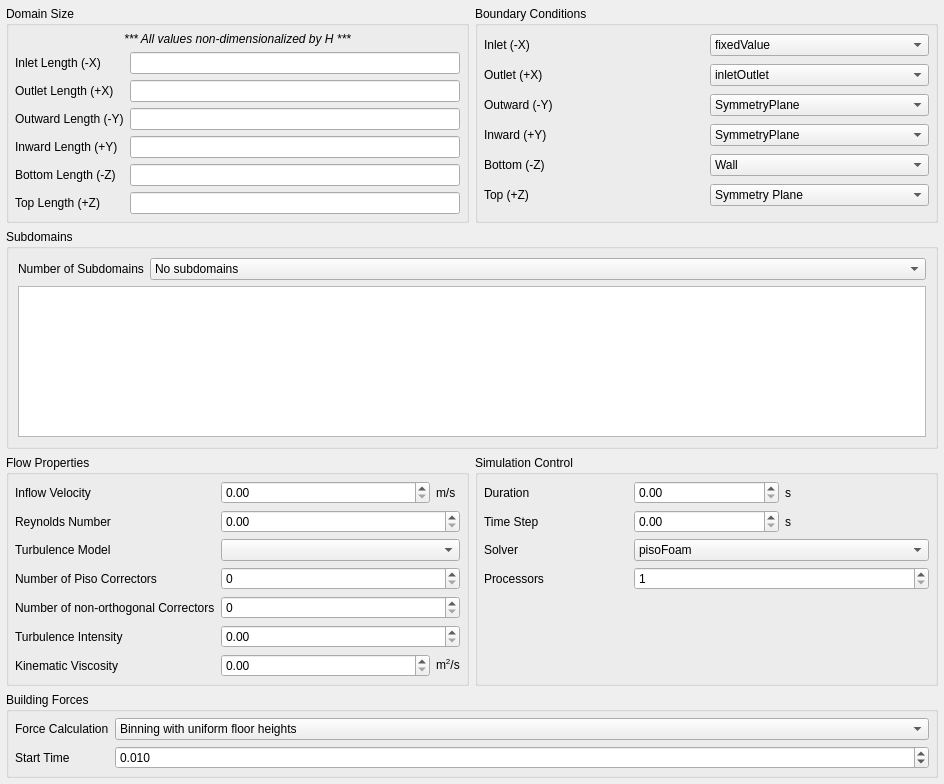
<?xml version="1.0" encoding="UTF-8"?>
<ui version="4.0">
 <class>BasicCFDv2</class>
 <widget class="QWidget" name="BasicCFDv2">
  <property name="geometry">
   <rect>
    <x>0</x>
    <y>0</y>
    <width>944</width>
    <height>784</height>
   </rect>
  </property>
  <property name="windowTitle">
   <string>Form</string>
  </property>
  <layout class="QGridLayout" name="gridLayout" columnstretch="1,1">
   <property name="leftMargin">
    <number>6</number>
   </property>
   <property name="topMargin">
    <number>6</number>
   </property>
   <property name="rightMargin">
    <number>6</number>
   </property>
   <property name="bottomMargin">
    <number>6</number>
   </property>
   <property name="verticalSpacing">
    <number>-1</number>
   </property>
   <item row="0" column="1">
    <widget class="QGroupBox" name="groupBox_2">
     <property name="title">
      <string>Boundary Conditions</string>
     </property>
     <layout class="QGridLayout" name="gridLayout_6" columnstretch="0,0">
      <property name="leftMargin">
       <number>6</number>
      </property>
      <property name="topMargin">
       <number>6</number>
      </property>
      <property name="rightMargin">
       <number>6</number>
      </property>
      <property name="bottomMargin">
       <number>6</number>
      </property>
      <item row="4" column="0">
       <widget class="QLabel" name="label_9">
        <property name="text">
         <string>Bottom (-Z)</string>
        </property>
       </widget>
      </item>
      <item row="3" column="0">
       <widget class="QLabel" name="label_8">
        <property name="text">
         <string>Inward (+Y)</string>
        </property>
       </widget>
      </item>
      <item row="2" column="1">
       <widget class="QComboBox" name="boundaryConditionYneg">
        <item>
         <property name="text">
          <string>SymmetryPlane</string>
         </property>
        </item>
        <item>
         <property name="text">
          <string>Wall</string>
         </property>
        </item>
       </widget>
      </item>
      <item row="3" column="1">
       <widget class="QComboBox" name="boundaryConditionYpos">
        <item>
         <property name="text">
          <string>SymmetryPlane</string>
         </property>
        </item>
        <item>
         <property name="text">
          <string>Wall</string>
         </property>
        </item>
       </widget>
      </item>
      <item row="1" column="0">
       <widget class="QLabel" name="label_12">
        <property name="text">
         <string>Outlet (+X)</string>
        </property>
       </widget>
      </item>
      <item row="2" column="0">
       <widget class="QLabel" name="label_7">
        <property name="text">
         <string>Outward (-Y)</string>
        </property>
       </widget>
      </item>
      <item row="5" column="0">
       <widget class="QLabel" name="label_10">
        <property name="text">
         <string>Top (+Z)</string>
        </property>
       </widget>
      </item>
      <item row="0" column="0">
       <widget class="QLabel" name="label_11">
        <property name="text">
         <string>Inlet (-X)</string>
        </property>
       </widget>
      </item>
      <item row="5" column="1">
       <widget class="QComboBox" name="boundaryConditionZpos">
        <item>
         <property name="text">
          <string>Symmetry Plane</string>
         </property>
        </item>
       </widget>
      </item>
      <item row="1" column="1">
       <widget class="QComboBox" name="boundaryConditionXpos">
        <item>
         <property name="text">
          <string>inletOutlet</string>
         </property>
        </item>
       </widget>
      </item>
      <item row="0" column="1">
       <widget class="QComboBox" name="boundaryConditionXneg">
        <item>
         <property name="text">
          <string>fixedValue</string>
         </property>
        </item>
       </widget>
      </item>
      <item row="4" column="1">
       <widget class="QComboBox" name="boundaryConditionZneg">
        <property name="currentIndex">
         <number>1</number>
        </property>
        <item>
         <property name="text">
          <string>Symmetry Plane</string>
         </property>
        </item>
        <item>
         <property name="text">
          <string>Wall</string>
         </property>
        </item>
       </widget>
      </item>
     </layout>
    </widget>
   </item>
   <item row="2" column="0">
    <widget class="QGroupBox" name="flowPropertiesGroup">
     <property name="title">
      <string>Flow Properties</string>
     </property>
     <layout class="QGridLayout" name="gridLayout_3" columnstretch="0,1,0">
      <property name="leftMargin">
       <number>6</number>
      </property>
      <property name="topMargin">
       <number>6</number>
      </property>
      <property name="rightMargin">
       <number>6</number>
      </property>
      <property name="bottomMargin">
       <number>6</number>
      </property>
      <item row="0" column="0">
       <widget class="QLabel" name="label_13">
        <property name="text">
         <string>Inflow Velocity</string>
        </property>
       </widget>
      </item>
      <item row="0" column="1">
       <widget class="QDoubleSpinBox" name="inflowVelocity"/>
      </item>
      <item row="0" column="2">
       <widget class="QLabel" name="label_25">
        <property name="text">
         <string>m/s</string>
        </property>
       </widget>
      </item>
      <item row="1" column="0">
       <widget class="QLabel" name="label_14">
        <property name="text">
         <string>Reynolds Number</string>
        </property>
       </widget>
      </item>
      <item row="2" column="0">
       <widget class="QLabel" name="label_15">
        <property name="text">
         <string>Turbulence Model</string>
        </property>
       </widget>
      </item>
      <item row="3" column="0">
       <widget class="QLabel" name="label_16">
        <property name="text">
         <string>Number of Piso Correctors</string>
        </property>
       </widget>
      </item>
      <item row="4" column="0">
       <widget class="QLabel" name="label_17">
        <property name="text">
         <string>Number of non-orthogonal Correctors</string>
        </property>
       </widget>
      </item>
      <item row="5" column="0">
       <widget class="QLabel" name="label_18">
        <property name="text">
         <string>Turbulence Intensity</string>
        </property>
       </widget>
      </item>
      <item row="6" column="0">
       <widget class="QLabel" name="label_19">
        <property name="text">
         <string>Kinematic Viscosity</string>
        </property>
       </widget>
      </item>
      <item row="2" column="1" colspan="2">
       <widget class="QComboBox" name="turbulanceModel"/>
      </item>
      <item row="3" column="1" colspan="2">
       <widget class="QSpinBox" name="pisoCorrectors">
        <property name="maximum">
         <number>10</number>
        </property>
       </widget>
      </item>
      <item row="1" column="1" colspan="2">
       <widget class="QDoubleSpinBox" name="doubleSpinBox_3"/>
      </item>
      <item row="4" column="1" colspan="2">
       <widget class="QSpinBox" name="nonOrthogonalCorrectors">
        <property name="maximum">
         <number>10</number>
        </property>
       </widget>
      </item>
      <item row="5" column="1" colspan="2">
       <widget class="QDoubleSpinBox" name="turbulenceIntensity"/>
      </item>
      <item row="6" column="1">
       <widget class="QDoubleSpinBox" name="kinematicViscosity"/>
      </item>
      <item row="6" column="2">
       <widget class="QLabel" name="label_26">
        <property name="text">
         <string>m&lt;sup&gt;2&lt;/sup&gt;/s</string>
        </property>
       </widget>
      </item>
     </layout>
    </widget>
   </item>
   <item row="0" column="0">
    <widget class="QGroupBox" name="groupBox">
     <property name="title">
      <string>Domain Size</string>
     </property>
     <layout class="QGridLayout" name="gridLayout_5">
      <property name="leftMargin">
       <number>6</number>
      </property>
      <property name="topMargin">
       <number>6</number>
      </property>
      <property name="rightMargin">
       <number>6</number>
      </property>
      <property name="bottomMargin">
       <number>6</number>
      </property>
      <item row="1" column="0">
       <widget class="QLabel" name="label">
        <property name="text">
         <string>Inlet Length (-X)</string>
        </property>
       </widget>
      </item>
      <item row="2" column="0">
       <widget class="QLabel" name="label_2">
        <property name="text">
         <string>Outlet Length (+X)</string>
        </property>
       </widget>
      </item>
      <item row="5" column="0">
       <widget class="QLabel" name="label_5">
        <property name="text">
         <string>Bottom Length (-Z)</string>
        </property>
       </widget>
      </item>
      <item row="6" column="0">
       <widget class="QLabel" name="label_6">
        <property name="text">
         <string>Top Length (+Z)</string>
        </property>
       </widget>
      </item>
      <item row="3" column="0">
       <widget class="QLabel" name="label_3">
        <property name="text">
         <string>Outward Length (-Y)</string>
        </property>
       </widget>
      </item>
      <item row="4" column="0">
       <widget class="QLabel" name="label_4">
        <property name="text">
         <string>Inward Length (+Y)</string>
        </property>
       </widget>
      </item>
      <item row="0" column="0" colspan="2">
       <widget class="QLabel" name="label_30">
        <property name="text">
         <string>&lt;html&gt;&lt;head/&gt;&lt;body&gt;&lt;p&gt;&lt;span style=&quot; font-style:italic;&quot;&gt;*** All values non-dimensionalized by H ***&lt;/span&gt;&lt;/p&gt;&lt;/body&gt;&lt;/html&gt;</string>
        </property>
        <property name="alignment">
         <set>Qt::AlignCenter</set>
        </property>
       </widget>
      </item>
      <item row="1" column="1">
       <widget class="QLineEdit" name="domainLengthInlet"/>
      </item>
      <item row="2" column="1">
       <widget class="QLineEdit" name="domainLengthOutlet"/>
      </item>
      <item row="3" column="1">
       <widget class="QLineEdit" name="domainLengthYneg"/>
      </item>
      <item row="4" column="1">
       <widget class="QLineEdit" name="domainLengthYpos"/>
      </item>
      <item row="5" column="1">
       <widget class="QLineEdit" name="domainLengthZneg"/>
      </item>
      <item row="6" column="1">
       <widget class="QLineEdit" name="domainLengthZpos"/>
      </item>
     </layout>
    </widget>
   </item>
   <item row="3" column="0" colspan="2">
    <widget class="QGroupBox" name="buildingForcesGroup">
     <property name="title">
      <string>Building Forces</string>
     </property>
     <layout class="QGridLayout" name="gridLayout_2" columnstretch="0,1">
      <property name="leftMargin">
       <number>6</number>
      </property>
      <property name="topMargin">
       <number>6</number>
      </property>
      <property name="rightMargin">
       <number>6</number>
      </property>
      <property name="bottomMargin">
       <number>6</number>
      </property>
      <item row="0" column="0">
       <widget class="QLabel" name="label_23">
        <property name="text">
         <string>Force Calculation</string>
        </property>
       </widget>
      </item>
      <item row="0" column="1">
       <widget class="QComboBox" name="forceComboBox">
        <property name="toolTip">
         <string>Method used for calculating the forces on the building model</string>
        </property>
        <item>
         <property name="text">
          <string>Binning with uniform floor heights</string>
         </property>
        </item>
       </widget>
      </item>
      <item row="1" column="0">
       <widget class="QLabel" name="label_24">
        <property name="text">
         <string>Start Time</string>
        </property>
       </widget>
      </item>
      <item row="1" column="1">
       <widget class="QDoubleSpinBox" name="startTimeBox">
        <property name="toolTip">
         <string>The time in the OpenFOAM simulation when the building force event starts. Forces before that time are ignored.</string>
        </property>
        <property name="decimals">
         <number>3</number>
        </property>
        <property name="singleStep">
         <double>0.001000000000000</double>
        </property>
        <property name="value">
         <double>0.010000000000000</double>
        </property>
       </widget>
      </item>
     </layout>
    </widget>
   </item>
   <item row="2" column="1">
    <widget class="QGroupBox" name="groupBox_4">
     <property name="title">
      <string>Simulation Control</string>
     </property>
     <layout class="QGridLayout" name="gridLayout_4" columnstretch="0,0,0">
      <property name="leftMargin">
       <number>6</number>
      </property>
      <property name="topMargin">
       <number>6</number>
      </property>
      <property name="rightMargin">
       <number>6</number>
      </property>
      <property name="bottomMargin">
       <number>6</number>
      </property>
      <item row="4" column="0">
       <widget class="QLabel" name="label_22">
        <property name="text">
         <string>Processors</string>
        </property>
       </widget>
      </item>
      <item row="4" column="1" colspan="2">
       <widget class="QSpinBox" name="processorsBox">
        <property name="minimum">
         <number>1</number>
        </property>
        <property name="maximum">
         <number>64</number>
        </property>
       </widget>
      </item>
      <item row="1" column="1">
       <widget class="QDoubleSpinBox" name="dT"/>
      </item>
      <item row="0" column="0">
       <widget class="QLabel" name="label_20">
        <property name="text">
         <string>Duration</string>
        </property>
       </widget>
      </item>
      <item row="3" column="1" colspan="2">
       <widget class="QComboBox" name="comboBox_3">
        <item>
         <property name="text">
          <string>pisoFoam</string>
         </property>
        </item>
       </widget>
      </item>
      <item row="1" column="0">
       <widget class="QLabel" name="label_21">
        <property name="text">
         <string>Time Step</string>
        </property>
       </widget>
      </item>
      <item row="0" column="2">
       <widget class="QLabel" name="label_28">
        <property name="text">
         <string>s</string>
        </property>
       </widget>
      </item>
      <item row="0" column="1">
       <widget class="QDoubleSpinBox" name="duration"/>
      </item>
      <item row="3" column="0">
       <widget class="QLabel" name="label_27">
        <property name="text">
         <string>Solver</string>
        </property>
       </widget>
      </item>
      <item row="1" column="2">
       <widget class="QLabel" name="label_29">
        <property name="text">
         <string>s</string>
        </property>
       </widget>
      </item>
      <item row="5" column="1">
       <spacer name="verticalSpacer">
        <property name="orientation">
         <enum>Qt::Vertical</enum>
        </property>
        <property name="sizeHint" stdset="0">
         <size>
          <width>20</width>
          <height>40</height>
         </size>
        </property>
       </spacer>
      </item>
     </layout>
    </widget>
   </item>
   <item row="4" column="0" colspan="2">
    <spacer name="verticalSpacer_2">
     <property name="orientation">
      <enum>Qt::Vertical</enum>
     </property>
     <property name="sizeHint" stdset="0">
      <size>
       <width>20</width>
       <height>40</height>
      </size>
     </property>
    </spacer>
   </item>
   <item row="1" column="0" colspan="2">
    <widget class="QGroupBox" name="subdomainsGroup">
     <property name="minimumSize">
      <size>
       <width>0</width>
       <height>0</height>
      </size>
     </property>
     <property name="title">
      <string>Subdomains</string>
     </property>
     <layout class="QGridLayout" name="gridLayout_7" columnstretch="0,1">
      <item row="0" column="1">
       <widget class="QComboBox" name="numSubdomains">
        <item>
         <property name="text">
          <string>No subdomains</string>
         </property>
        </item>
        <item>
         <property name="text">
          <string>1 subomain</string>
         </property>
        </item>
        <item>
         <property name="text">
          <string>2 subomains</string>
         </property>
        </item>
        <item>
         <property name="text">
          <string>3 subomains</string>
         </property>
        </item>
       </widget>
      </item>
      <item row="0" column="0">
       <widget class="QLabel" name="label_31">
        <property name="text">
         <string>Number of Subdomains</string>
        </property>
       </widget>
      </item>
      <item row="1" column="0" colspan="2">
       <widget class="QTableView" name="subdomainsTable"/>
      </item>
     </layout>
    </widget>
   </item>
  </layout>
 </widget>
 <resources/>
 <connections/>
</ui>
